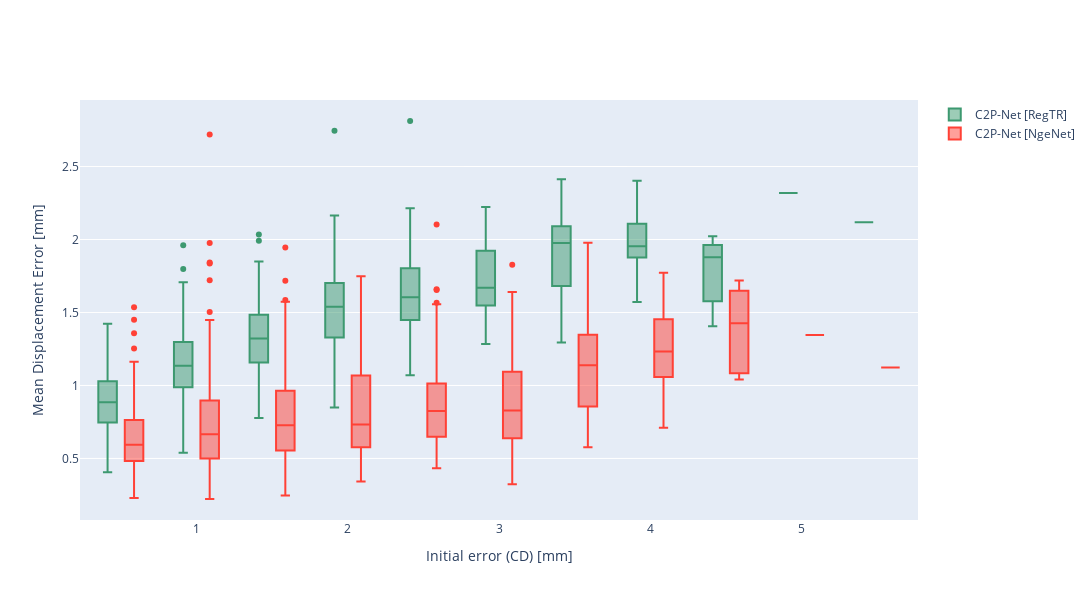

The cell this chart's notebook holds for it:
### Markdown cell above
### Ex vivo

### Code cell
x = [round(i*2)/2 for i in RegTREx.nonregistered_cd_l]


fig = go.Figure()

fig.add_trace(go.Box(
    y=[i for u, i in enumerate(RegTREx.mean_displacement_error_l) if x[u] != 0],
    x=[round(i*2)/2 for i in RegTREx.nonregistered_cd_l if round(i*2)/2 != 0],
    name='C2P-Net [RegTR]',
    marker_color='#3D9970'
))
fig.add_trace(go.Box(
    y=[i for u, i in enumerate(NgeNetEx.mean_displacement_error_l) if x[u] != 0],
    x=[round(i*2)/2 for i in RegTREx.nonregistered_cd_l if round(i*2)/2 != 0],
    name='C2P-Net [NgeNet]',
    marker_color='#FF4136'
))

fig.update_layout(
    xaxis_title='Initial error (CD) [mm]',
    yaxis_title='Mean Displacement Error [mm]',
    boxmode='group', # group together boxes of the different traces for each value of x
    width=1.5*800, height=1.5*400
)
fig.show()
fig.write_image('C2P-Net/ex-vivo/regtr_vs_ngenet_vs_initial_registration_error.pdf')

### Figure 1 — Plotly figure (JSON) as saved in the notebook; plotly's stock layout.template omitted (floating-point values rounded to 4 significant figures; data arrays with more than 128 entries replaced by an {"elided": "..."} marker saying what was removed)
{"data": [{"marker": {"color": "#3D9970"}, "name": "C2P-Net [RegTR]", "type": "box", "x": {"elided": "1111 float values"}, "y": {"elided": "1111 float values"}}, {"marker": {"color": "#FF4136"}, "name": "C2P-Net [NgeNet]", "type": "box", "x": {"elided": "1111 float values"}, "y": {"elided": "1111 float values"}}], "layout": {"boxmode": "group", "height": 600, "width": 1200, "xaxis": {"title": {"text": "Initial error (CD) [mm]"}}, "yaxis": {"title": {"text": "Mean Displacement Error [mm]"}}}}
